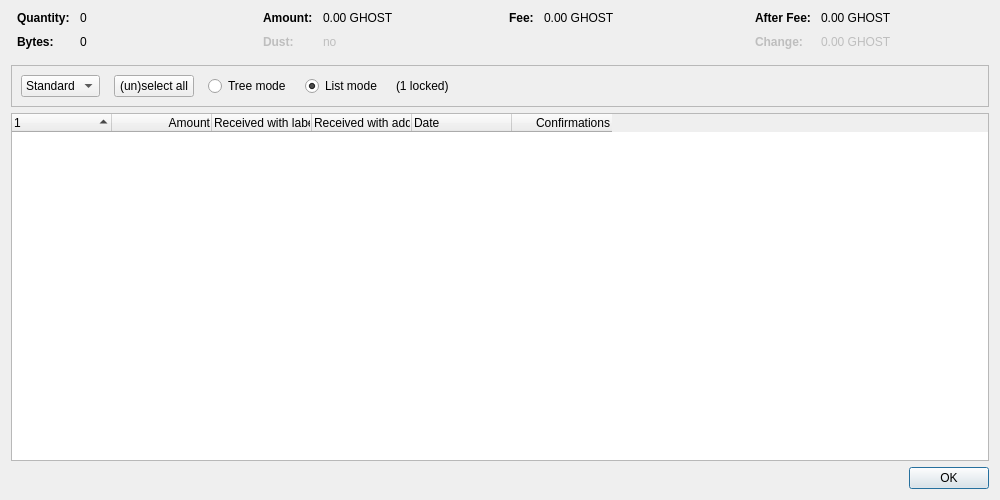
<?xml version="1.0" encoding="UTF-8"?>
<ui version="4.0">
 <class>CoinControlDialog</class>
 <widget class="QDialog" name="CoinControlDialog">
  <property name="geometry">
   <rect>
    <x>0</x>
    <y>0</y>
    <width>1000</width>
    <height>500</height>
   </rect>
  </property>
  <property name="windowTitle">
   <string>Coin Selection</string>
  </property>
  <layout class="QVBoxLayout" name="verticalLayout">
   <item>
    <layout class="QHBoxLayout" name="horizontalLayoutTop" stretch="0,0,0,0">
     <property name="topMargin">
      <number>0</number>
     </property>
     <property name="bottomMargin">
      <number>10</number>
     </property>
     <item>
      <layout class="QFormLayout" name="formLayoutCoinControl1">
       <property name="horizontalSpacing">
        <number>10</number>
       </property>
       <property name="verticalSpacing">
        <number>10</number>
       </property>
       <property name="leftMargin">
        <number>6</number>
       </property>
       <property name="rightMargin">
        <number>6</number>
       </property>
       <item row="0" column="0">
        <widget class="QLabel" name="labelCoinControlQuantityText">
         <property name="font">
          <font>
           <weight>75</weight>
           <bold>true</bold>
          </font>
         </property>
         <property name="text">
          <string>Quantity:</string>
         </property>
        </widget>
       </item>
       <item row="0" column="1">
        <widget class="QLabel" name="labelCoinControlQuantity">
         <property name="cursor">
          <cursorShape>IBeamCursor</cursorShape>
         </property>
         <property name="contextMenuPolicy">
          <enum>Qt::ActionsContextMenu</enum>
         </property>
         <property name="text">
          <string notr="true">0</string>
         </property>
         <property name="textInteractionFlags">
          <set>Qt::LinksAccessibleByMouse|Qt::TextSelectableByKeyboard|Qt::TextSelectableByMouse</set>
         </property>
        </widget>
       </item>
       <item row="1" column="0">
        <widget class="QLabel" name="labelCoinControlBytesText">
         <property name="font">
          <font>
           <weight>75</weight>
           <bold>true</bold>
          </font>
         </property>
         <property name="text">
          <string>Bytes:</string>
         </property>
        </widget>
       </item>
       <item row="1" column="1">
        <widget class="QLabel" name="labelCoinControlBytes">
         <property name="cursor">
          <cursorShape>IBeamCursor</cursorShape>
         </property>
         <property name="contextMenuPolicy">
          <enum>Qt::ActionsContextMenu</enum>
         </property>
         <property name="text">
          <string notr="true">0</string>
         </property>
         <property name="textInteractionFlags">
          <set>Qt::LinksAccessibleByMouse|Qt::TextSelectableByKeyboard|Qt::TextSelectableByMouse</set>
         </property>
        </widget>
       </item>
      </layout>
     </item>
     <item>
      <layout class="QFormLayout" name="formLayoutCoinControl2">
       <property name="horizontalSpacing">
        <number>10</number>
       </property>
       <property name="verticalSpacing">
        <number>10</number>
       </property>
       <property name="leftMargin">
        <number>6</number>
       </property>
       <property name="rightMargin">
        <number>6</number>
       </property>
       <item row="0" column="0">
        <widget class="QLabel" name="labelCoinControlAmountText">
         <property name="font">
          <font>
           <weight>75</weight>
           <bold>true</bold>
          </font>
         </property>
         <property name="text">
          <string>Amount:</string>
         </property>
        </widget>
       </item>
       <item row="0" column="1">
        <widget class="QLabel" name="labelCoinControlAmount">
         <property name="cursor">
          <cursorShape>IBeamCursor</cursorShape>
         </property>
         <property name="contextMenuPolicy">
          <enum>Qt::ActionsContextMenu</enum>
         </property>
         <property name="text">
          <string notr="true">0.00 GHOST</string>
         </property>
         <property name="textInteractionFlags">
          <set>Qt::LinksAccessibleByMouse|Qt::TextSelectableByKeyboard|Qt::TextSelectableByMouse</set>
         </property>
        </widget>
       </item>
       <item row="1" column="0">
        <widget class="QLabel" name="labelCoinControlLowOutputText">
         <property name="enabled">
          <bool>false</bool>
         </property>
         <property name="font">
          <font>
           <weight>75</weight>
           <bold>true</bold>
          </font>
         </property>
         <property name="text">
          <string>Dust:</string>
         </property>
        </widget>
       </item>
       <item row="1" column="1">
        <widget class="QLabel" name="labelCoinControlLowOutput">
         <property name="enabled">
          <bool>false</bool>
         </property>
         <property name="cursor">
          <cursorShape>IBeamCursor</cursorShape>
         </property>
         <property name="contextMenuPolicy">
          <enum>Qt::ActionsContextMenu</enum>
         </property>
         <property name="text">
          <string notr="true">no</string>
         </property>
         <property name="textInteractionFlags">
          <set>Qt::LinksAccessibleByMouse|Qt::TextSelectableByKeyboard|Qt::TextSelectableByMouse</set>
         </property>
        </widget>
       </item>
      </layout>
     </item>
     <item>
      <layout class="QFormLayout" name="formLayoutCoinControl3">
       <property name="horizontalSpacing">
        <number>10</number>
       </property>
       <property name="verticalSpacing">
        <number>10</number>
       </property>
       <property name="leftMargin">
        <number>6</number>
       </property>
       <property name="rightMargin">
        <number>6</number>
       </property>
       <item row="0" column="0">
        <widget class="QLabel" name="labelCoinControlFeeText">
         <property name="font">
          <font>
           <weight>75</weight>
           <bold>true</bold>
          </font>
         </property>
         <property name="text">
          <string>Fee:</string>
         </property>
        </widget>
       </item>
       <item row="0" column="1">
        <widget class="QLabel" name="labelCoinControlFee">
         <property name="cursor">
          <cursorShape>IBeamCursor</cursorShape>
         </property>
         <property name="contextMenuPolicy">
          <enum>Qt::ActionsContextMenu</enum>
         </property>
         <property name="text">
          <string notr="true">0.00 GHOST</string>
         </property>
         <property name="textInteractionFlags">
          <set>Qt::LinksAccessibleByMouse|Qt::TextSelectableByKeyboard|Qt::TextSelectableByMouse</set>
         </property>
        </widget>
       </item>
      </layout>
     </item>
     <item>
      <layout class="QFormLayout" name="formLayoutCoinControl4">
       <property name="horizontalSpacing">
        <number>10</number>
       </property>
       <property name="verticalSpacing">
        <number>10</number>
       </property>
       <property name="leftMargin">
        <number>6</number>
       </property>
       <property name="rightMargin">
        <number>6</number>
       </property>
       <item row="0" column="0">
        <widget class="QLabel" name="labelCoinControlAfterFeeText">
         <property name="font">
          <font>
           <weight>75</weight>
           <bold>true</bold>
          </font>
         </property>
         <property name="text">
          <string>After Fee:</string>
         </property>
        </widget>
       </item>
       <item row="0" column="1">
        <widget class="QLabel" name="labelCoinControlAfterFee">
         <property name="cursor">
          <cursorShape>IBeamCursor</cursorShape>
         </property>
         <property name="contextMenuPolicy">
          <enum>Qt::ActionsContextMenu</enum>
         </property>
         <property name="text">
          <string notr="true">0.00 GHOST</string>
         </property>
         <property name="textInteractionFlags">
          <set>Qt::LinksAccessibleByMouse|Qt::TextSelectableByKeyboard|Qt::TextSelectableByMouse</set>
         </property>
        </widget>
       </item>
       <item row="1" column="0">
        <widget class="QLabel" name="labelCoinControlChangeText">
         <property name="enabled">
          <bool>false</bool>
         </property>
         <property name="font">
          <font>
           <weight>75</weight>
           <bold>true</bold>
          </font>
         </property>
         <property name="text">
          <string>Change:</string>
         </property>
        </widget>
       </item>
       <item row="1" column="1">
        <widget class="QLabel" name="labelCoinControlChange">
         <property name="enabled">
          <bool>false</bool>
         </property>
         <property name="cursor">
          <cursorShape>IBeamCursor</cursorShape>
         </property>
         <property name="contextMenuPolicy">
          <enum>Qt::ActionsContextMenu</enum>
         </property>
         <property name="text">
          <string notr="true">0.00 GHOST</string>
         </property>
         <property name="textInteractionFlags">
          <set>Qt::LinksAccessibleByMouse|Qt::TextSelectableByKeyboard|Qt::TextSelectableByMouse</set>
         </property>
        </widget>
       </item>
      </layout>
     </item>
    </layout>
   </item>
   <item>
    <widget class="QFrame" name="frame">
     <property name="minimumSize">
      <size>
       <width>0</width>
       <height>40</height>
      </size>
     </property>
     <property name="frameShape">
      <enum>QFrame::StyledPanel</enum>
     </property>
     <property name="frameShadow">
      <enum>QFrame::Sunken</enum>
     </property>
     <layout class="QHBoxLayout" name="horizontalLayout">
      <item>
       <layout class="QHBoxLayout" name="horizontalLayoutPanel" stretch="0,0,0,0,0,0">
        <property name="spacing">
         <number>14</number>
        </property>
        <item>
         <widget class="QComboBox" name="cbxType">
          <item>
           <property name="text">
            <string>Standard</string>
           </property>
          </item>
          <item>
           <property name="text">
            <string>Blind</string>
           </property>
          </item>
          <item>
           <property name="text">
            <string>Anon</string>
           </property>
          </item>
         </widget>
        </item>
        <item>
         <widget class="QPushButton" name="pushButtonSelectAll">
          <property name="sizePolicy">
           <sizepolicy hsizetype="Maximum" vsizetype="Fixed">
            <horstretch>0</horstretch>
            <verstretch>0</verstretch>
           </sizepolicy>
          </property>
          <property name="text">
           <string>(un)select all</string>
          </property>
          <property name="autoDefault">
           <bool>false</bool>
          </property>
         </widget>
        </item>
        <item>
         <widget class="QRadioButton" name="radioTreeMode">
          <property name="sizePolicy">
           <sizepolicy hsizetype="Maximum" vsizetype="Fixed">
            <horstretch>0</horstretch>
            <verstretch>0</verstretch>
           </sizepolicy>
          </property>
          <property name="text">
           <string>Tree mode</string>
          </property>
         </widget>
        </item>
        <item>
         <widget class="QRadioButton" name="radioListMode">
          <property name="sizePolicy">
           <sizepolicy hsizetype="Maximum" vsizetype="Fixed">
            <horstretch>0</horstretch>
            <verstretch>0</verstretch>
           </sizepolicy>
          </property>
          <property name="text">
           <string>List mode</string>
          </property>
          <property name="checked">
           <bool>true</bool>
          </property>
         </widget>
        </item>
        <item>
         <widget class="QLabel" name="labelLocked">
          <property name="text">
           <string notr="true">(1 locked)</string>
          </property>
         </widget>
        </item>
        <item>
         <spacer name="horizontalSpacer">
          <property name="orientation">
           <enum>Qt::Horizontal</enum>
          </property>
          <property name="sizeHint" stdset="0">
           <size>
            <width>40</width>
            <height>20</height>
           </size>
          </property>
         </spacer>
        </item>
       </layout>
      </item>
     </layout>
    </widget>
   </item>
   <item>
    <widget class="CoinControlTreeWidget" name="treeWidget">
     <property name="contextMenuPolicy">
      <enum>Qt::CustomContextMenu</enum>
     </property>
     <property name="sortingEnabled">
      <bool>false</bool>
     </property>
     <property name="columnCount">
      <number>6</number>
     </property>
     <attribute name="headerShowSortIndicator" stdset="0">
      <bool>true</bool>
     </attribute>
     <attribute name="headerStretchLastSection">
      <bool>false</bool>
     </attribute>
     <column>
      <property name="text">
       <string/>
      </property>
     </column>
     <column>
      <property name="text">
       <string>Amount</string>
      </property>
      <property name="textAlignment">
       <set>AlignTrailing|AlignVCenter</set>
      </property>
     </column>
     <column>
      <property name="text">
       <string>Received with label</string>
      </property>
     </column>
     <column>
      <property name="text">
       <string>Received with address</string>
      </property>
     </column>
     <column>
      <property name="text">
       <string>Date</string>
      </property>
     </column>
     <column>
      <property name="text">
       <string>Confirmations</string>
      </property>
      <property name="toolTip">
       <string>Confirmed</string>
      </property>
      <property name="textAlignment">
       <set>AlignTrailing|AlignVCenter</set>
      </property>
     </column>
     <column>
      <property name="text">
       <string/>
      </property>
     </column>
     <column>
      <property name="text">
       <string/>
      </property>
     </column>
     <column>
      <property name="text">
       <string/>
      </property>
     </column>
     <column>
      <property name="text">
       <string/>
      </property>
     </column>
    </widget>
   </item>
   <item>
    <widget class="QDialogButtonBox" name="buttonBox">
     <property name="orientation">
      <enum>Qt::Horizontal</enum>
     </property>
     <property name="standardButtons">
      <set>QDialogButtonBox::Ok</set>
     </property>
    </widget>
   </item>
  </layout>
 </widget>
 <customwidgets>
  <customwidget>
   <class>CoinControlTreeWidget</class>
   <extends>QTreeWidget</extends>
   <header>qt/coincontroltreewidget.h</header>
  </customwidget>
 </customwidgets>
 <resources/>
 <connections/>
</ui>
